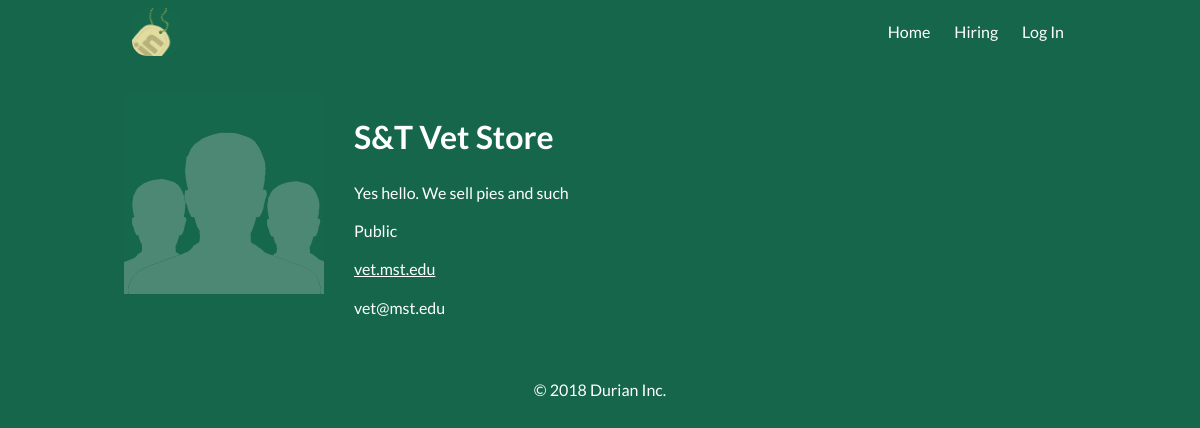
The app's page /organization/2/ with its own data.
### tables this page shows
CREATE TABLE organization (
	id int not null,
	name varchar ( 80 ) not null,
	location varchar ( 80 ) not null,
	image varchar ( 80 ) default "orgdefault.png",
	url varchar ( 80 ) not null,
	industry varchar ( 80 ) not null,
	profit int check (profit <=1 and profit >=0),
	bio	varchar ( 240 ),
	contact	varchar ( 240 ) not null,
	PRIMARY KEY(id)
);

### app/views.py (the view)
@app.route('/organization/<id>/', methods=['GET'])
@uses_template('organization.html')
def orgpro(id):
    org = get_organization(int(id))
    if org is None:
        abort(404)
    organization = {
        'id': org[0],
        'name': org[1],
        'location': org[2],
        'image': org[3],
        'bio': org[7],
        'url': org[4],
        'contact': org[8],
        'type': org[5]
    }
    return {
        'organization': organization
    }

### app/utils.py (called while the page is built)
def uses_template(template):
    def wrapper(func):
        @functools.wraps(func)
        def wrapped(*args, **kwargs):
            template_path = template
            ctx = func(*args, **kwargs)
            if type(ctx) is dict:
                try:
                    return render_template(template_path,
                                           veteran=ctx['veteran'])
                except KeyError:
                    try:
                        return render_template(template_path,
                                               organization=ctx['organization']
                                               )
                    except KeyError:
                        return render_template(template_path,
                                               posts=ctx['posts'])
            else:
                return ctx
        return wrapped
    return wrapper

def get_organization(orgid = None):
    organization = None
    if orgid is None:
        command = "SELECT * FROM organization"
    else:
        command = "SELECT * FROM organization WHERE id = %d " % orgid
    with sql.connect(DATABASE) as con:
        cur = con.cursor()
        cur.execute(command)
        if orgid:
            organization = cur.fetchone()
        else:
            organization = cur.fetchall()
        cur.close()
    if organization is not None and len(organization) > 10:
        return organization[0:10]
    else:
        return organization

### app/templates/organization.html (shortened to what this page needs)
{% extends "base.html" %}
{% block head %}
<link href="/static/css/organization.css" rel="stylesheet">
{% endblock %}
{% block body %}
<div class="organization___header">
  <img class="organization___image" src="/static/img/{{ organization.image }}">
  <div class="organization___name">
    <h1>{{ organization.name }}</h1>
    <p class="organization___bio">{{ organization.bio }}</p>
    <p class="organization___type">{{ organization.type }}</p>
    <a class="organization___url" href="http://{{ organization.url }}" style="color: white;">{{ organization.url }}</a>
    <p class="organization___contact">{{ organization.contact }}</p>
  </div>
</div>
{% endblock %}

### app/static/css/main.css (style rules this page uses)
* { box-sizing: border-box; }
html { font-family: 'Lato', sans-serif; background: #15664B; }
html, body { min-height: 100%; margin: 0; }
html body { color: white; }

### app/static/css/defaults.css (style rules this page uses)
html { color: #222; font-size: 1em; line-height: 1.4; }
audio, canvas, iframe, img, svg, video { vertical-align: middle; }

### app/static/css/organization.css (style rules this page uses)
.organization___header { display: flex; flex-wrap: wrap; margin-bottom: 80px; }
.organization___image { max-height: 200px; margin-right: 30px; }
.organization___bio { color: white; }

### records on screen
organization: image (placeholder picture), name "S&T Vet Store", bio "Yes hello. We sell pies and such", type "Public", url "vet.mst.edu", contact "vet@mst.edu"
